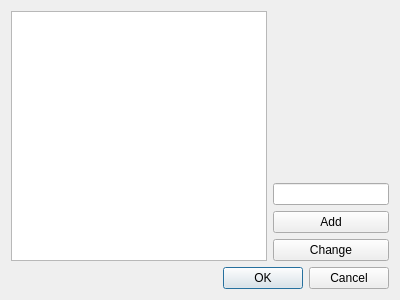
<?xml version="1.0" encoding="UTF-8"?>
<ui version="4.0">
 <class>Dialog3</class>
 <widget class="QDialog" name="Dialog3">
  <property name="geometry">
   <rect>
    <x>0</x>
    <y>0</y>
    <width>400</width>
    <height>300</height>
   </rect>
  </property>
  <property name="windowTitle">
   <string>Change Subtitles</string>
  </property>
  <layout class="QVBoxLayout" name="verticalLayout_2">
   <item>
    <layout class="QHBoxLayout" name="horizontalLayout">
     <item>
      <widget class="QListWidget" name="listWidget"/>
     </item>
     <item>
      <layout class="QVBoxLayout" name="verticalLayout">
       <item>
        <spacer name="verticalSpacer">
         <property name="orientation">
          <enum>Qt::Vertical</enum>
         </property>
         <property name="sizeHint" stdset="0">
          <size>
           <width>20</width>
           <height>40</height>
          </size>
         </property>
        </spacer>
       </item>
       <item>
        <widget class="QLineEdit" name="lineEdit"/>
       </item>
       <item>
        <widget class="QPushButton" name="addButton">
         <property name="text">
          <string>Add</string>
         </property>
        </widget>
       </item>
       <item>
        <widget class="QPushButton" name="changeButton">
         <property name="text">
          <string>Change</string>
         </property>
        </widget>
       </item>
      </layout>
     </item>
    </layout>
   </item>
   <item>
    <widget class="QDialogButtonBox" name="buttonBox">
     <property name="orientation">
      <enum>Qt::Horizontal</enum>
     </property>
     <property name="standardButtons">
      <set>QDialogButtonBox::Cancel|QDialogButtonBox::Ok</set>
     </property>
    </widget>
   </item>
  </layout>
 </widget>
 <resources/>
 <connections>
  <connection>
   <sender>buttonBox</sender>
   <signal>accepted()</signal>
   <receiver>Dialog3</receiver>
   <slot>accept()</slot>
   <hints>
    <hint type="sourcelabel">
     <x>248</x>
     <y>254</y>
    </hint>
    <hint type="destinationlabel">
     <x>157</x>
     <y>274</y>
    </hint>
   </hints>
  </connection>
  <connection>
   <sender>buttonBox</sender>
   <signal>rejected()</signal>
   <receiver>Dialog3</receiver>
   <slot>reject()</slot>
   <hints>
    <hint type="sourcelabel">
     <x>316</x>
     <y>260</y>
    </hint>
    <hint type="destinationlabel">
     <x>286</x>
     <y>274</y>
    </hint>
   </hints>
  </connection>
 </connections>
</ui>
